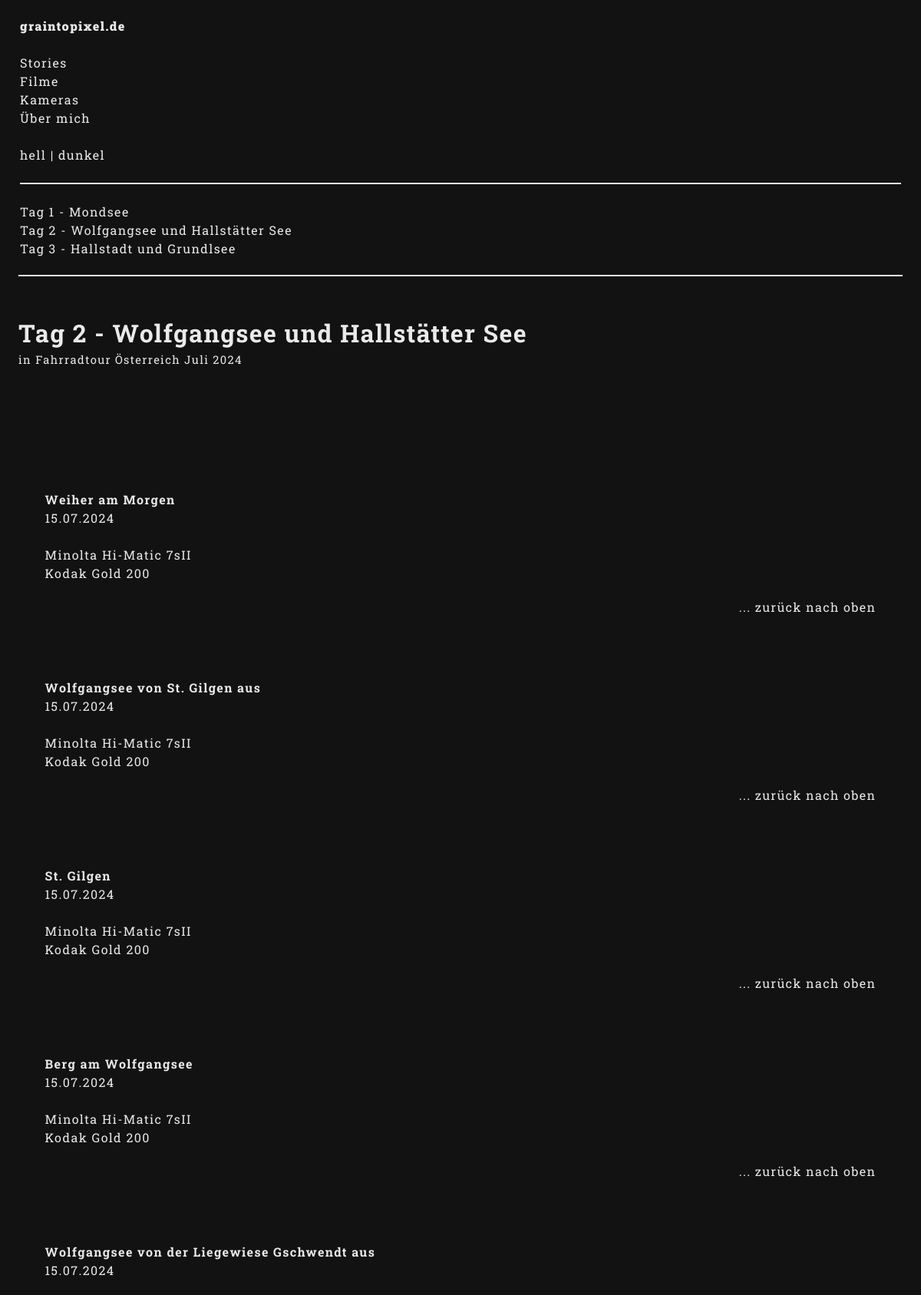
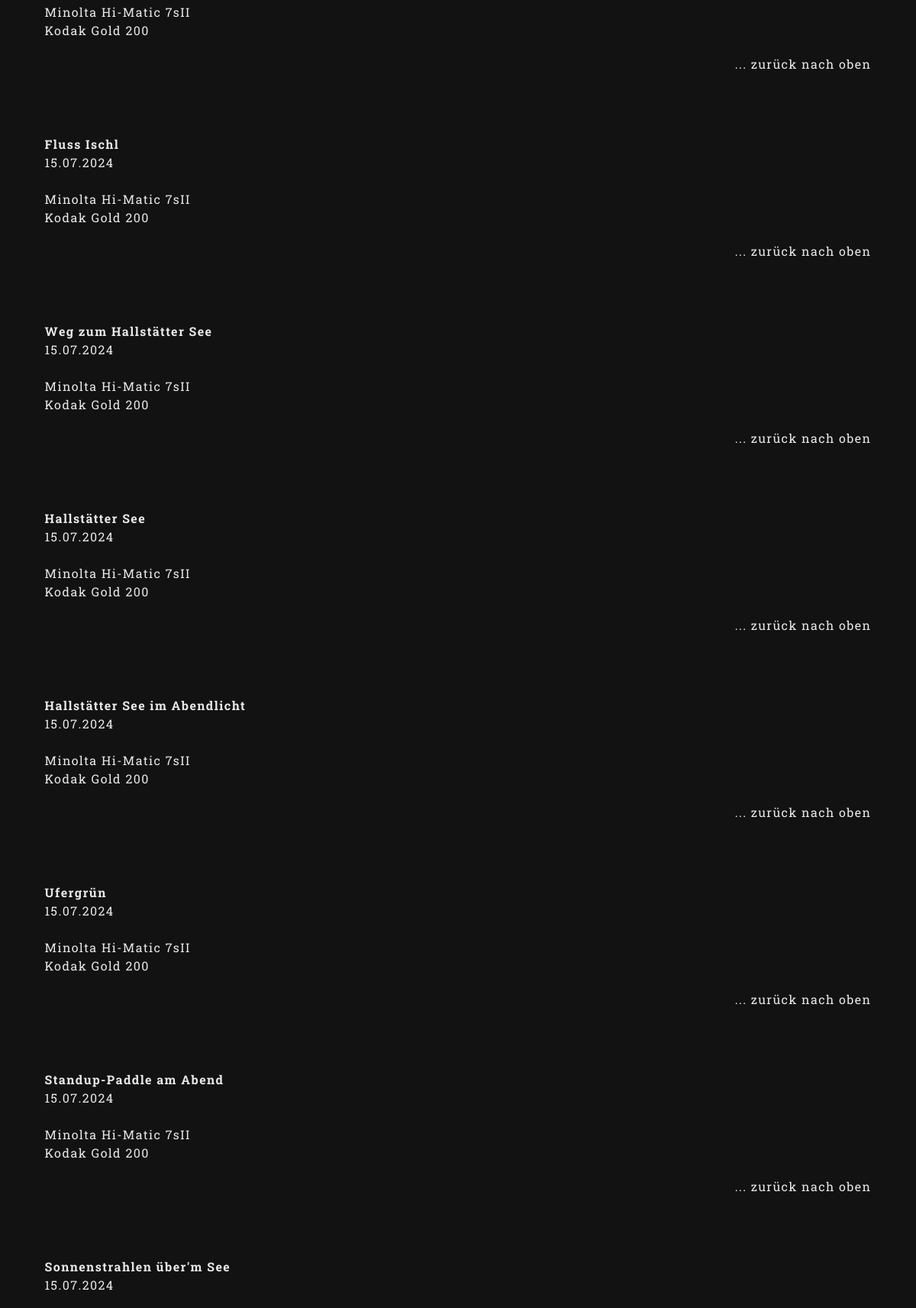
The app's page /story/1/article/4 (upper part) with its own data (2 pictures, top to bottom).
### posts/models.py (models this page shows, shortened)
class Category(models.Model):
    title = models.CharField(max_length=5000)

class Article(models.Model):
    html_template = models.CharField(max_length=5000,  blank=True, choices=[
        ('article_template01.html', 'Story, links Text, rechts Bilder'),
        ('article_template02.html', 'Artikel, links Text, rechts Bilder'),
    ])
    category = models.ForeignKey(Category, on_delete=models.CASCADE, null=True, blank=True)
    title = models.CharField(max_length=5000)
    intro_text = models.TextField(max_length=1000000, null=True, blank=True)
    seperated_texts = models.TextField(max_length=1000000, null=True, blank=True)
    author = models.CharField(max_length=5000, default='Oskar Antretter', null=True)
    images = models.ManyToManyField(Image, related_name='articles', null=True, blank=True)
    created_at = models.DateTimeField(default=datetime.now, blank=True)
    updated_at = models.DateTimeField(default=datetime.now, blank=True)

class Story(models.Model):
    title = models.CharField(max_length=5000, null=True, blank=True)
    first_chapter = models.ForeignKey(Article, on_delete=models.CASCADE, null=True, blank=True)
    chapters = models.ManyToManyField(Article, related_name='articles', null=True, blank=True)

class Image(models.Model):
    image = models.ImageField(upload_to='media/', null=True)
    title = models.CharField(max_length=5000)
    author = models.CharField(max_length=5000, default='Oskar Antretter', null=True)
    date_shot = models.DateTimeField(default=datetime.now, blank=True)
    place = models.CharField(max_length=5000, null=True, blank=True)
    film = models.ForeignKey(Film, on_delete=models.CASCADE, null=True, blank=True)
    camera = models.ForeignKey(Camera, on_delete=models.CASCADE, null=True, blank=True)
    lens = models.ForeignKey(Lens, on_delete=models.CASCADE, null=True, blank=True)
    scanner = models.ForeignKey(Scanner, on_delete=models.CASCADE, null=True, blank=True)
    notes = models.TextField(max_length=1000000, null=True, blank=True)

class Camera(models.Model):
    title = models.CharField(max_length=5000, null=True, blank=True)
    manufacturer = models.CharField(max_length=5000, null=True, blank=True)
    modell = models.CharField(max_length=5000, null=True, blank=True)
    first_production = models.DateTimeField(default=datetime.now, blank=True)
    lens = models.ForeignKey(Lens, on_delete=models.CASCADE, null=True, blank=True)

class Film(models.Model):
    title = models.CharField(max_length=5000, null=True, blank=True)
    iso = models.IntegerField(null=True, blank=True)
    manufacturer = models.CharField(max_length=5000, null=True, blank=True)
    first_production = models.DateTimeField(default=datetime.now, blank=True)

### posts/views.py (the view)
# urls.py: path('story/<str:spk>/article/<str:pk>', views.story_article, name='story_article'),
def story_article(request, pk, spk):
    story = Story.objects.get(id=spk)
    categories = Category.objects.all()
    article = Article.objects.get(id=pk) # holt den Artikel mit der entsprechenden ID die im Link stand
    articleLinkers = ArticleLinker.objects.all()
    return render(request, article.html_template, {
        'article': article,
        'story': story,
        'linkers': articleLinkers,
        'categories': categories,
    })

### templates/article_template01.html (shortened to what this page needs)
{%load static%}
<!DOCTYPE html>
<html lang="de">
<head>
    <link rel="stylesheet" href="{% static 'css/style.css' %}">
</head>
<body>
    <div class="wrapper">
        <div class="menu-section">
            <table>
                <tr>
                    <td class="main-nav">
                        <div>
                            <nav>
                                <a class="bold-text" href="/">graintopixel.de</a><br>
                                <br>
                                <a href="/category/stories">Stories</a><br>
                                {% for category in categories %}
                                <a href="/category/{{category.title}}">{{category.title}}</a><br>
                                {% endfor %}
                                <br>
                                <a onclick="styleBright()">hell</a> | <a onclick="styleDark()">dunkel</a><br>
                                <br>
                                <div class="sub-nav-div">
                                    <br>
                                    {% for chapter in story.chapters.all %}
                                    <a href="/story/{{story.id}}/article/{{chapter.id}}">{{chapter.title}}</a><br>
                                    {% endfor %}
                                </div>
                            </nav>
                        </div>
                    </td>
                </tr>
            </table>
        </div>
        <div class="content-section">
            <div class="content-intro">
                <h1>{{article.title}}</h1>
                <h1 class="story-title">in {{story.title}}</h1>
                <br>
                <br>
                   <br><br><br><br>
            </div>
             {% for image in article.images.all %}
            <div class ="image-text-bundle">
                <div class="image-section">
                </div>
                <div class ="text-section">
                    <article>
                        <p>
                            <h4>{{image.title}}</h4>
                            {{image.date_shot|date:"d.m.Y"}}<br>
                            <br>
                            {% for link in linkers %}
                                {% if link.camera.id == image.camera.id %}
                                <a href="/category/Kameras/article/{{link.article.id}}">{{image.camera.title}}</a>
                                {% else %}
                                {{image.camera.title}}
                                {% endif %}
                            {% endfor %}
                            <br>
                            {% for link in linkers %}
                                {% if link.film.id == image.film.id %}
                                <a href="/category/Filme/article/{{link.article.id}}">{{image.film.title}}</a>
                                {% else %}
                                {{image.film.title}}
                                {% endif %}
                            {% endfor %}
                        </p>
                    </article>
                    <a href="#" class="return-link">... zurück nach oben</a>
                </div>
            </div>
            {% endfor %}
        </div>
    </div>
</body>
</html>

### static/css/style.css (style rules this page uses)
:root { --c-background: #121212; --c-font: #eaeaea; --c-linksHover: #ffa42e; --c-decoration: #eaeaea; --font: "Roboto Slab"; --font-wheight: 400; --line-height: 1.5; --letter-spacing: 1.4px; --word-spacing: normal; }
* { margin: 0; padding: 0; scrollbar-color: var(--c-font) #eaeaea00; scrollbar-width: thin; }
body { background-color: var(--c-background); color: var(--c-font); font-size: 12pt; line-height: var(--line-height); font-family: var(--font); font-weight: var(--font-wheight); letter-spacing: var(--letter-spacing); word-spacing: var(--word-spacing); }
.wrapper { width: 96vw; display: flex; flex-wrap: wrap; margin-left: 15px; margin-right: 15px; height: 100vh; margin: 0 auto; margin-top: 20px; }
.content-section { width: 100%; scroll-snap-type: y mandatory; }
.menu-section { width: 100%; padding-bottom: 20px; border-bottom: 2px solid var(--c-decoration); margin-bottom: 50px; height: fit-content; }
.sub-nav-div { border-top: 2px solid var(--c-decoration); width: 100%; }
.main-nav { padding-right: 0px; }
.image-text-bundle { width: 100%; padding-bottom: 50px; scroll-snap-align: start; }
.text-section { width: 94%; margin: 0 auto; padding-bottom: 40px; }
article { padding-bottom: 20px; }
article p { text-align: justify; line-height: 1.2; }
.return-link { text-decoration: none; float: right; }
.story-title { font-size: 11pt; font-weight: 400; }
.image-section { width: 96vw; padding-bottom: 15px; }
a { color: var(--c-font); text-decoration: none; }
.bold-text { font-weight: 1000; }
.content-intro { text-align: justify; }
table { width: 100%; }

### records on screen
Category: title "Filme"
Category: title "Kameras"
Category: title "Über mich"
Article: title "Tag 1 - Mondsee"
Article: title "Tag 2 - Wolfgangsee und Hallstätter See"
Article: title "Tag 3 - Hallstadt und Grundlsee"
Story: title "Fahrradtour Österreich Juli 2024"
Image: title "Weiher am Morgen", date_shot "15.07.2024", camera "Minolta Hi-Matic 7sII", film "Kodak Gold 200"
Image: title "Wolfgangsee von St. Gilgen aus", date_shot "15.07.2024", camera "Minolta Hi-Matic 7sII", film "Kodak Gold 200"
Image: title "St. Gilgen", date_shot "15.07.2024", camera "Minolta Hi-Matic 7sII", film "Kodak Gold 200"
Image: title "Berg am Wolfgangsee", date_shot "15.07.2024", camera "Minolta Hi-Matic 7sII", film "Kodak Gold 200"
Image: title "Wolfgangsee von der Liegewiese Gschwendt aus", date_shot "15.07.2024", camera "Minolta Hi-Matic 7sII", film "Kodak Gold 200"
Image: title "Fluss Ischl", date_shot "15.07.2024", camera "Minolta Hi-Matic 7sII", film "Kodak Gold 200"
Image: title "Weg zum Hallstätter See", date_shot "15.07.2024", camera "Minolta Hi-Matic 7sII", film "Kodak Gold 200"
Image: title "Hallstätter See", date_shot "15.07.2024", camera "Minolta Hi-Matic 7sII", film "Kodak Gold 200"
Image: title "Hallstätter See im Abendlicht", date_shot "15.07.2024", camera "Minolta Hi-Matic 7sII", film "Kodak Gold 200"
Image: title "Ufergrün", date_shot "15.07.2024", camera "Minolta Hi-Matic 7sII", film "Kodak Gold 200"
Image: title "Standup-Paddle am Abend", date_shot "15.07.2024", camera "Minolta Hi-Matic 7sII", film "Kodak Gold 200"
Image: title "Sonnenstrahlen über'm See", date_shot "15.07.2024"
